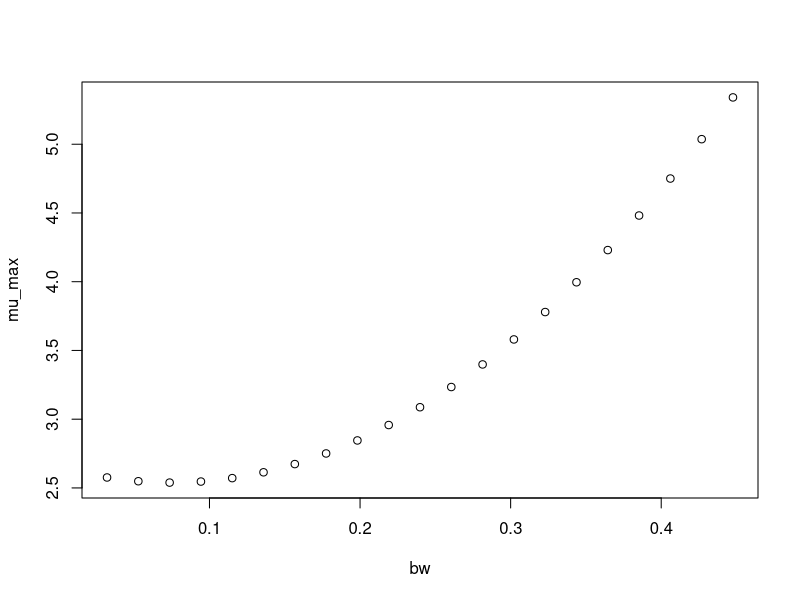

Here is the R script that generated this plot:
#############################
# start of Parameter script
#############################
bw <- seq(0.031968031968032,0.4476472,length.out=21)
#############################
# end of Parameter script
#############################
############################# 
# start of Model script Gropin ID 1376 
#############################
 
# constant coefficients for this model
 
variables <- data.frame(bw)
argumentsPar <- expand.grid(variables)
 
# heart of the model
response_surface <- function(bw) {
   mumax <-(2.652-3.023*bw+20.17*bw^2)

return(mumax=mumax)
} 

# output parameters
mumax <- cbind(argumentsPar,response_surface(argumentsPar['bw']))
colnames(mumax) <- c(colnames(argumentsPar),'mumax')
#############################
# End of Model script
#############################
############################# 
# start of Visualisation script Gropin ID 1376 
#############################
plot(bw,mumax$mumax,
                          xlab='bw',
                          ylab='mu_max')
#############################
# End of Visualisation script
#############################
